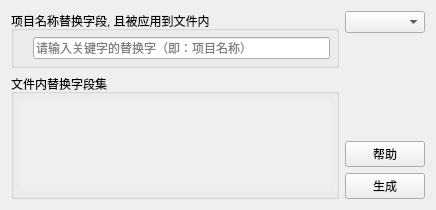
<?xml version="1.0" encoding="UTF-8"?>
<ui version="4.0">
 <class>FastCreatorClass</class>
 <widget class="QWidget" name="FastCreatorClass">
  <property name="geometry">
   <rect>
    <x>0</x>
    <y>0</y>
    <width>436</width>
    <height>210</height>
   </rect>
  </property>
  <property name="windowTitle">
   <string>FastCreator</string>
  </property>
  <layout class="QGridLayout" name="gridLayout_3">
   <item row="0" column="0">
    <layout class="QVBoxLayout" name="verticalLayout_2" stretch="0,1">
     <item>
      <widget class="QGroupBox" name="groupBox_2">
       <property name="title">
        <string>项目名称替换字段, 且被应用到文件内</string>
       </property>
       <layout class="QGridLayout" name="gridLayout_2">
        <property name="leftMargin">
         <number>6</number>
        </property>
        <property name="topMargin">
         <number>6</number>
        </property>
        <property name="rightMargin">
         <number>6</number>
        </property>
        <property name="bottomMargin">
         <number>6</number>
        </property>
        <property name="spacing">
         <number>0</number>
        </property>
        <item row="0" column="0">
         <layout class="QHBoxLayout" name="horizontalLayout">
          <item>
           <widget class="QLabel" name="label">
            <property name="minimumSize">
             <size>
              <width>0</width>
              <height>0</height>
             </size>
            </property>
            <property name="text">
             <string/>
            </property>
            <property name="alignment">
             <set>Qt::AlignRight|Qt::AlignTrailing|Qt::AlignVCenter</set>
            </property>
           </widget>
          </item>
          <item>
           <widget class="QLineEdit" name="lineEdit">
            <property name="alignment">
             <set>Qt::AlignLeading|Qt::AlignLeft|Qt::AlignVCenter</set>
            </property>
            <property name="placeholderText">
             <string>请输入关键字的替换字（即：项目名称）</string>
            </property>
           </widget>
          </item>
         </layout>
        </item>
       </layout>
      </widget>
     </item>
     <item>
      <widget class="QGroupBox" name="groupBox">
       <property name="title">
        <string>文件内替换字段集</string>
       </property>
       <layout class="QGridLayout" name="gridLayout">
        <property name="leftMargin">
         <number>6</number>
        </property>
        <property name="topMargin">
         <number>6</number>
        </property>
        <property name="rightMargin">
         <number>6</number>
        </property>
        <property name="bottomMargin">
         <number>6</number>
        </property>
        <item row="0" column="0">
         <widget class="QScrollArea" name="scrollArea">
          <property name="styleSheet">
           <string notr="true">border-top-color: rgb(255, 255, 255);
border-bottom-color: rgb(255, 255, 255);
border-left-color: rgb(255, 255, 255);</string>
          </property>
          <property name="frameShape">
           <enum>QFrame::NoFrame</enum>
          </property>
          <property name="lineWidth">
           <number>1</number>
          </property>
          <property name="widgetResizable">
           <bool>true</bool>
          </property>
          <widget class="QWidget" name="scrollAreaWidgetContents">
           <property name="geometry">
            <rect>
             <x>0</x>
             <y>0</y>
             <width>314</width>
             <height>110</height>
            </rect>
           </property>
          </widget>
         </widget>
        </item>
       </layout>
      </widget>
     </item>
    </layout>
   </item>
   <item row="0" column="1">
    <layout class="QVBoxLayout" name="verticalLayout">
     <item>
      <widget class="QComboBox" name="comboBox">
       <property name="minimumSize">
        <size>
         <width>80</width>
         <height>0</height>
        </size>
       </property>
      </widget>
     </item>
     <item>
      <spacer name="verticalSpacer">
       <property name="orientation">
        <enum>Qt::Vertical</enum>
       </property>
       <property name="sizeHint" stdset="0">
        <size>
         <width>20</width>
         <height>40</height>
        </size>
       </property>
      </spacer>
     </item>
     <item>
      <widget class="QPushButton" name="btnHelp">
       <property name="minimumSize">
        <size>
         <width>80</width>
         <height>0</height>
        </size>
       </property>
       <property name="text">
        <string>帮助</string>
       </property>
      </widget>
     </item>
     <item>
      <widget class="QPushButton" name="btnGenerate">
       <property name="minimumSize">
        <size>
         <width>80</width>
         <height>0</height>
        </size>
       </property>
       <property name="text">
        <string>生成</string>
       </property>
      </widget>
     </item>
    </layout>
   </item>
  </layout>
 </widget>
 <layoutdefault spacing="6" margin="11"/>
 <resources>
  <include location="FastCreator.qrc"/>
 </resources>
 <connections/>
</ui>
